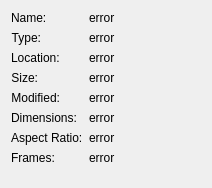
<?xml version="1.0" encoding="UTF-8"?>
<ui version="4.0">
 <class>QVInfoDialog</class>
 <widget class="QDialog" name="QVInfoDialog">
  <property name="geometry">
   <rect>
    <x>0</x>
    <y>0</y>
    <width>212</width>
    <height>188</height>
   </rect>
  </property>
  <property name="sizePolicy">
   <sizepolicy hsizetype="Fixed" vsizetype="Fixed">
    <horstretch>0</horstretch>
    <verstretch>0</verstretch>
   </sizepolicy>
  </property>
  <property name="windowTitle">
   <string>File Info</string>
  </property>
  <layout class="QFormLayout" name="formLayout">
   <item row="0" column="0">
    <widget class="QLabel" name="label">
     <property name="text">
      <string>Name:</string>
     </property>
    </widget>
   </item>
   <item row="0" column="1">
    <widget class="QLabel" name="nameLabel">
     <property name="cursor">
      <cursorShape>IBeamCursor</cursorShape>
     </property>
     <property name="text">
      <string>error</string>
     </property>
     <property name="textInteractionFlags">
      <set>Qt::TextSelectableByMouse</set>
     </property>
    </widget>
   </item>
   <item row="1" column="0">
    <widget class="QLabel" name="label1">
     <property name="sizePolicy">
      <sizepolicy hsizetype="Preferred" vsizetype="Maximum">
       <horstretch>0</horstretch>
       <verstretch>0</verstretch>
      </sizepolicy>
     </property>
     <property name="text">
      <string>Type:</string>
     </property>
     <property name="alignment">
      <set>Qt::AlignRight|Qt::AlignTrailing|Qt::AlignVCenter</set>
     </property>
    </widget>
   </item>
   <item row="1" column="1">
    <widget class="QLabel" name="typeLabel">
     <property name="cursor">
      <cursorShape>IBeamCursor</cursorShape>
     </property>
     <property name="text">
      <string>error</string>
     </property>
     <property name="textInteractionFlags">
      <set>Qt::TextSelectableByMouse</set>
     </property>
    </widget>
   </item>
   <item row="2" column="0">
    <widget class="QLabel" name="label_4">
     <property name="text">
      <string>Location:</string>
     </property>
    </widget>
   </item>
   <item row="2" column="1">
    <widget class="QLabel" name="locationLabel">
     <property name="cursor">
      <cursorShape>IBeamCursor</cursorShape>
     </property>
     <property name="text">
      <string>error</string>
     </property>
     <property name="textInteractionFlags">
      <set>Qt::TextSelectableByMouse</set>
     </property>
    </widget>
   </item>
   <item row="3" column="0">
    <widget class="QLabel" name="label2">
     <property name="sizePolicy">
      <sizepolicy hsizetype="Preferred" vsizetype="Maximum">
       <horstretch>0</horstretch>
       <verstretch>0</verstretch>
      </sizepolicy>
     </property>
     <property name="text">
      <string>Size:</string>
     </property>
     <property name="alignment">
      <set>Qt::AlignRight|Qt::AlignTrailing|Qt::AlignVCenter</set>
     </property>
    </widget>
   </item>
   <item row="3" column="1">
    <widget class="QLabel" name="sizeLabel">
     <property name="cursor">
      <cursorShape>IBeamCursor</cursorShape>
     </property>
     <property name="text">
      <string>error</string>
     </property>
     <property name="textInteractionFlags">
      <set>Qt::TextSelectableByMouse</set>
     </property>
    </widget>
   </item>
   <item row="4" column="0">
    <widget class="QLabel" name="label3">
     <property name="sizePolicy">
      <sizepolicy hsizetype="Preferred" vsizetype="Maximum">
       <horstretch>0</horstretch>
       <verstretch>0</verstretch>
      </sizepolicy>
     </property>
     <property name="text">
      <string>Modified:</string>
     </property>
     <property name="alignment">
      <set>Qt::AlignRight|Qt::AlignTrailing|Qt::AlignVCenter</set>
     </property>
    </widget>
   </item>
   <item row="4" column="1">
    <widget class="QLabel" name="modifiedLabel">
     <property name="cursor">
      <cursorShape>IBeamCursor</cursorShape>
     </property>
     <property name="text">
      <string>error</string>
     </property>
     <property name="textInteractionFlags">
      <set>Qt::TextSelectableByMouse</set>
     </property>
    </widget>
   </item>
   <item row="5" column="0">
    <widget class="QLabel" name="label_2">
     <property name="text">
      <string>Dimensions:</string>
     </property>
    </widget>
   </item>
   <item row="5" column="1">
    <widget class="QLabel" name="dimensionsLabel">
     <property name="cursor">
      <cursorShape>IBeamCursor</cursorShape>
     </property>
     <property name="text">
      <string>error</string>
     </property>
     <property name="textInteractionFlags">
      <set>Qt::TextSelectableByMouse</set>
     </property>
    </widget>
   </item>
   <item row="6" column="0">
    <widget class="QLabel" name="label_3">
     <property name="text">
      <string>Aspect Ratio:</string>
     </property>
    </widget>
   </item>
   <item row="6" column="1">
    <widget class="QLabel" name="ratioLabel">
     <property name="cursor">
      <cursorShape>IBeamCursor</cursorShape>
     </property>
     <property name="text">
      <string>error</string>
     </property>
     <property name="textInteractionFlags">
      <set>Qt::TextSelectableByMouse</set>
     </property>
    </widget>
   </item>
   <item row="7" column="0">
    <widget class="QLabel" name="framesLabel2">
     <property name="text">
      <string>Frames:</string>
     </property>
    </widget>
   </item>
   <item row="7" column="1">
    <widget class="QLabel" name="framesLabel">
     <property name="cursor">
      <cursorShape>IBeamCursor</cursorShape>
     </property>
     <property name="text">
      <string>error</string>
     </property>
     <property name="textInteractionFlags">
      <set>Qt::TextSelectableByMouse</set>
     </property>
    </widget>
   </item>
  </layout>
  <action name="actionRefresh">
   <property name="text">
    <string>Refresh</string>
   </property>
  </action>
 </widget>
 <resources/>
 <connections/>
</ui>
